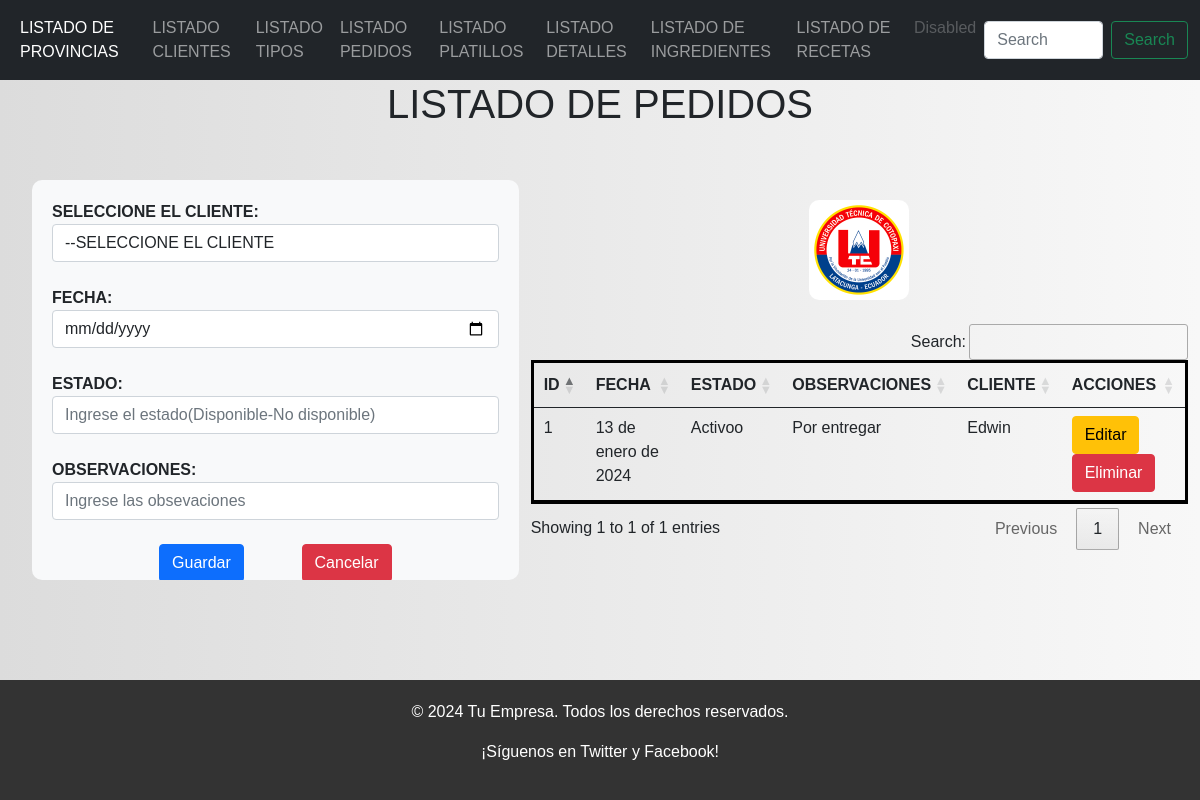
Screenshot of /listadoPedidos/ with the database file from the repository.
### Aplicaciones/Facturacion/models.py (models this page shows, shortened)
class Pedido(models.Model):
    id_bg = models.AutoField(primary_key=True)
    fecha_bg = models.DateField()
    estado_bg = models.CharField(max_length=50)
    observaciones_bg = models.TextField()
    cliente_bg = models.ForeignKey(Cliente, null=True, blank=True, on_delete=models.PROTECT)

class Cliente(models.Model):
    id_bg = models.AutoField(primary_key=True)
    cedula_bg = models.CharField(max_length=10)
    apellido_bg = models.CharField(max_length=150)
    nombre_bg = models.CharField(max_length=150)
    direccion_bg = models.TextField()
    fecha_nacimiento_bg = models.DateField()
    correo_bg = models.EmailField()
    provincia_bg = models.ForeignKey(Provincia, null=True, blank=True, on_delete=models.PROTECT)

### Aplicaciones/Facturacion/views.py (the view)
# urls.py: path('listadoPedidos/',views.listadoPedidos),
def listadoPedidos(request):
    pedidosBdd = Pedido.objects.all()
    clienteBdd = Cliente.objects.all()
    return render(request, 'listadoPedidos.html', {'pedidos': pedidosBdd, 'clientes': clienteBdd})

### Aplicaciones/Facturacion/templates/listadoPedidos.html (shortened to what this page needs)
{% extends "./plantilla.html"%}
  {% load static %}
  {%block contenido%}
    <h1>LISTADO DE PEDIDOS</h1>
    <br>
    <ul>
        <div class="row">
              <div class="col-md-5" style="overflow-y: auto; max-height: 400px;">
                <form action="/guardarPedido/" method="post" enctype="multipart/form-data" id="frm_nuevo_pedido">
                    <b>SELECCIONE EL CLIENTE:</b>
                    <select class="form-control" name="id_cliente" required>
                      <option value="">--SELECCIONE EL CLIENTE  </option>
                    </select>
                    <br>
                      <b>FECHA:</b>
                      <input type="date" name="fecha_bg" value="" class="form-control" placeholder="Ingrese la fecha " required>
                      <br>
                      <b>ESTADO: </b>
                      <input type="text" name="estado_bg" id="estado_bg" class="form-control" placeholder="Ingrese el estado(Disponible-No disponible)" required>
                      <br>
                      <b>OBSERVACIONES:</b>
                      <input type="text" name="observaciones_bg" value="" id="observaciones_bg" placeholder="Ingrese las obsevaciones" class="form-control" required>
                        <br>
                    <center>
                        <button type="submit" name="button" class="btn btn-primary">Guardar</button>
                        <button type="submit" name="button" class="btn btn-danger">Cancelar</button>
                    </center>
                </form>
            </div>
            <div class="col-md-7">
        <div class="d-flex justify-content-center align-items-center">
          <img class="imagen img-fluid" src="{% static 'img/uni.png' %}" alt="" style="max-width: 800px; height: auto;">
        </div>
        <br>
                <table class="table" id="tbl_pedidos">
                    <thead>
                        <tr>
                            <th>ID</th>
                            <th>FECHA</th>
                            <th>ESTADO</th>
                            <th>OBSERVACIONES</th>
                            <th>CLIENTE</th>
                            <th>ACCIONES</th>
                        </tr>
                    </thead>
                    <tbody>
                        {% for pedido in pedidos %}
                            <tr>
                                <td>{{ pedido.id_bg }}</td>
                                <td>{{ pedido.fecha_bg }}</td>
                                <td>{{ pedido.estado_bg }}</td>
                                <td>{{ pedido.observaciones_bg }}</td>
                                <td>{{pedido.cliente_bg.nombre_bg}}</td>
                                <td>
                                    <a href="/editarPedido/{{pedido.id_bg}}" class="btn btn-warning">Editar</a>
                                    <a href="javascript:void(0)"
                                    onclick="eliminarPedido('/eliminarPedido/{{pedido.id_bg}}');"class="btn btn-danger">Eliminar</a>
                                </td>
                            </tr>
                        {% endfor %}
                    </tbody>
                </table>
            <br>
    </ul>
  {%endblock%}

### restaurantebg/static/css/principal.css (style rules this page uses)
table { border: 3px solid black !important; }
body { margin: 0; padding: 0; font-family: Arial, sans-serif; background: linear-gradient(to right, #dcdcdc, #f8f8f8); }
h1 { text-align: center; }
.row { margin: 20px 0; }
.col-md-5 { background-color: #f8f9fa; padding: 20px; border-radius: 10px; }
.imagen { width: 100px; border-radius: 10px; margin-top: 20px; }

### rows the page displays
Pedido: id_bg "1", fecha_bg "13 de enero de 2024", estado_bg "Activoo", observaciones_bg "Por entregar", cliente_bg.nombre_bg "Edwin"
